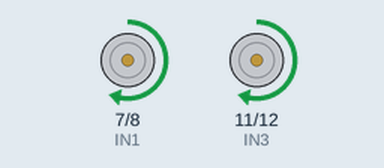
Simulated run of this sketch. Board: Arduino Uno, built with avr-gcc and run on an emulated ATmega328P. On the bench: motor-driver pin pairs drawn as motors (green arrow = first pin HIGH = forward, orange = second pin HIGH = backward, longer = more drive, scaled by the enable pin).

Above: at 2.5 s.
At 6.5 s:
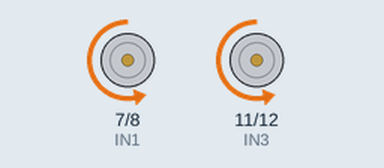
At 10.0 s:
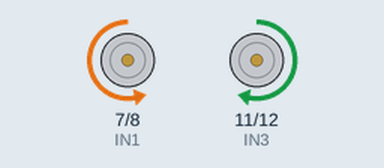
At 15.0 s:
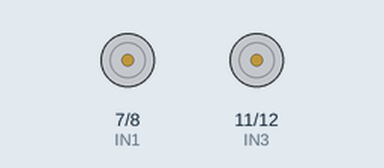
Timing chart, 0 to 20.5 s (numbered marks = the images above):
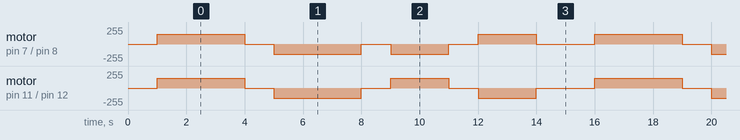

Measured:
- by itself, motor on pin 7 (IN1) / pin 8 (IN2): repeats every 15.0 s: stopped 1.0 s, backward 150/255 3.0 s, stopped 1.0 s, backward 150/255 2.0 s, stopped 1.0 s, forward 150/255 2.0 s, stopped 2.0 s, forward 150/255 3.0 s
- by itself, motor on pin 11 (IN3) / pin 12 (IN4): repeats every 15.0 s: stopped 1.0 s, backward 150/255 3.0 s, stopped 1.0 s, forward 150/255 2.0 s, stopped 1.0 s, backward 150/255 2.0 s, stopped 2.0 s, forward 150/255 3.0 s

The sketch:

test_motores.ino
```cpp
// Pines para motor izquierdo (canal A del L298N)
const int ENA = 9;   // PWM velocidad izquierda
const int IN1 = 7;
const int IN2 = 8;

// Pines para motor derecho (canal B del L298N)
const int ENB = 10;  // PWM velocidad derecha
const int IN3 = 11;
const int IN4 = 12;

void setup() {
  // Configurar todos los pines como salida
  pinMode(ENA, OUTPUT);
  pinMode(IN1, OUTPUT);
  pinMode(IN2, OUTPUT);
  pinMode(ENB, OUTPUT);
  pinMode(IN3, OUTPUT);
  pinMode(IN4, OUTPUT);

  // Parar motores al inicio
  stopMotors();
  delay(1000);
}

void loop() {
  // Avanzar 3 segundos
  moveForward(150);  // Velocidad media (0-255)
  delay(3000);

  // Parar 1 segundo
  stopMotors();
  delay(1000);

  // Retroceder 3 segundos
  moveBackward(150);
  delay(3000);

  // Parar 1 segundo
  stopMotors();
  delay(1000);

  // Girar a la izquierda (izq atrás, der adelante) 2 segundos
  turnLeft(150);
  delay(2000);

  // Parar 1 segundo
  stopMotors();
  delay(1000);

  // Girar a la derecha 2 segundos
  turnRight(150);
  delay(2000);

  // Parar 2 segundos antes de repetir
  stopMotors();
  delay(2000);
}

// Funciones auxiliares
void moveForward(int speed) {
  analogWrite(ENA, speed);
  digitalWrite(IN1, HIGH);
  digitalWrite(IN2, LOW);

  analogWrite(ENB, speed);
  digitalWrite(IN3, HIGH);
  digitalWrite(IN4, LOW);
}

void moveBackward(int speed) {
  analogWrite(ENA, speed);
  digitalWrite(IN1, LOW);
  digitalWrite(IN2, HIGH);

  analogWrite(ENB, speed);
  digitalWrite(IN3, LOW);
  digitalWrite(IN4, HIGH);
}

void turnLeft(int speed) {
  analogWrite(ENA, speed);
  digitalWrite(IN1, LOW);
  digitalWrite(IN2, HIGH);  // Izquierda atrás

  analogWrite(ENB, speed);
  digitalWrite(IN3, HIGH);
  digitalWrite(IN4, LOW);   // Derecha adelante
}

void turnRight(int speed) {
  analogWrite(ENA, speed);
  digitalWrite(IN1, HIGH);
  digitalWrite(IN2, LOW);   // Izquierda adelante

  analogWrite(ENB, speed);
  digitalWrite(IN3, LOW);
  digitalWrite(IN4, HIGH);  // Derecha atrás
}

void stopMotors() {
  analogWrite(ENA, 0);
  analogWrite(ENB, 0);
}
```
